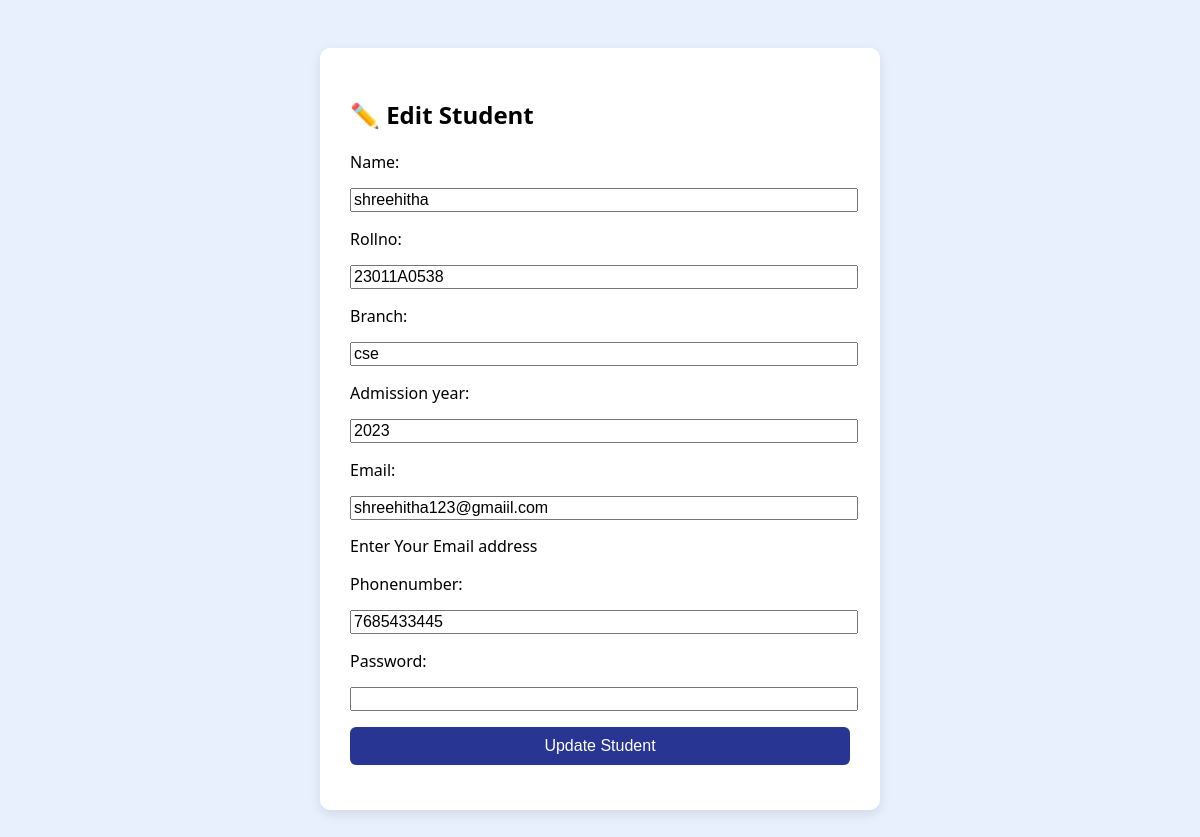
The page /edit-student/3/ on the database its author committed.
### chandana/models.py (models this page shows, shortened)
class student(models.Model):
    name = models.CharField(max_length=50)
    rollno = models.CharField(max_length=50)
    branch = models.CharField(max_length=50)
    admission_year = models.IntegerField()
    Email = models.EmailField(help_text="Enter Your Email address")
    phonenumber = models.CharField(max_length=15)
    password = models.CharField(max_length=100, blank=True, null=True)

### chandana/views.py (the view)
# urls.py: path('edit-student/', views.edit_student, name='add_student'),
def edit_student(request, student_id=None):
    if student_id:
        student_obj = get_object_or_404(student, id=student_id)
    else:
        student_obj = None
    if request.method == 'POST':
        form = studentform(request.POST, instance=student_obj)
        if form.is_valid():
            form.save()
            return redirect('manage_students')
    else:
        form = studentform(instance=student_obj)
    return render(request, 'edit_student.html', {'form': form, 'student_id': student_id})

### chandana/forms.py
class studentform(forms.ModelForm):
    class Meta:
        model=student
        fields='__all__'

### chandana/templates/edit_student.html (shortened to what this page needs)
<!DOCTYPE html>
<html>
<head>
</head>
<body>
  <div class="form-container">
    <h2>{% if student_id %}✏️ Edit{% else %}➕ Add{% endif %} Student</h2>
    <form method="post">
      {{ form.as_p }}
      <input type="submit" value="{% if student_id %}Update{% else %}Add{% endif %} Student">
    </form>
  </div>
</body>
</html>

### chandana/templates/edit_student.html (style rules this page uses)
body { font-family: 'Segoe UI'; background: #e8f0fe; padding: 40px; }
.form-container { background: white; padding: 30px; max-width: 500px; margin: auto; border-radius: 10px; box-shadow: 0 4px 12px rgba(0,0,0,0.1); }
label, input, select { display: block; width: 100%; margin-bottom: 15px; font-size: 16px; }
input[type="submit"] { background: #283593; color: white; padding: 10px; border: none; border-radius: 6px; cursor: pointer; }

### rows shown on the page
student: name "shreehitha", rollno "23011A0538", branch "cse", admission_year "2023", Email "shreehitha123@gmaiil.com", phonenumber "7685433445"
